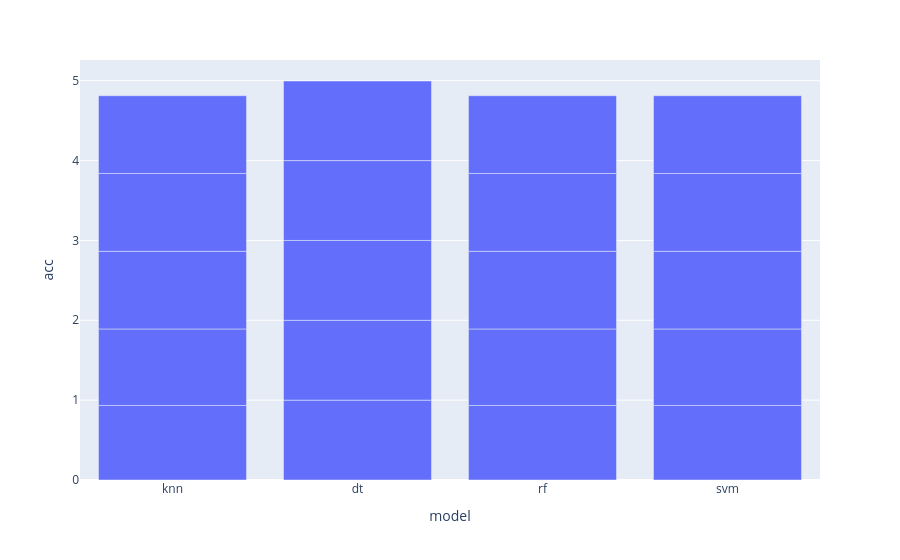

Source (notebook cell):
### Code cell
result=df.groupby('model')['acc'].max().reset_index()
px.bar(data_frame=df,x='model',y='acc')

### Figure 1 — Plotly figure (JSON) as saved in the notebook; plotly's stock layout.template omitted (floating-point values rounded to 4 significant figures)
{"data": [{"hovertemplate": "model=%{x}<br>acc=%{y}<extra></extra>", "legendgroup": "", "marker": {"color": "#636efa", "pattern": {"shape": ""}}, "name": "", "orientation": "v", "showlegend": false, "textposition": "auto", "type": "bar", "x": ["knn", "dt", "rf", "svm", "knn", "dt", "rf", "svm", "knn", "dt", "rf", "svm", "knn", "dt", "rf", "svm", "knn", "dt", "rf", "svm"], "xaxis": "x", "y": [0.9333, 1.0, 0.9333, 0.9333, 0.9583, 1.0, 0.9583, 0.9583, 0.9722, 1.0, 0.9722, 0.9722, 0.975, 1.0, 0.975, 0.975, 0.9733, 0.9967, 0.9733, 0.9733], "yaxis": "y"}], "layout": {"barmode": "relative", "legend": {"tracegroupgap": 0}, "margin": {"t": 60}, "xaxis": {"anchor": "y", "domain": [0, 1], "title": {"text": "model"}}, "yaxis": {"anchor": "x", "domain": [0, 1], "title": {"text": "acc"}}}}
